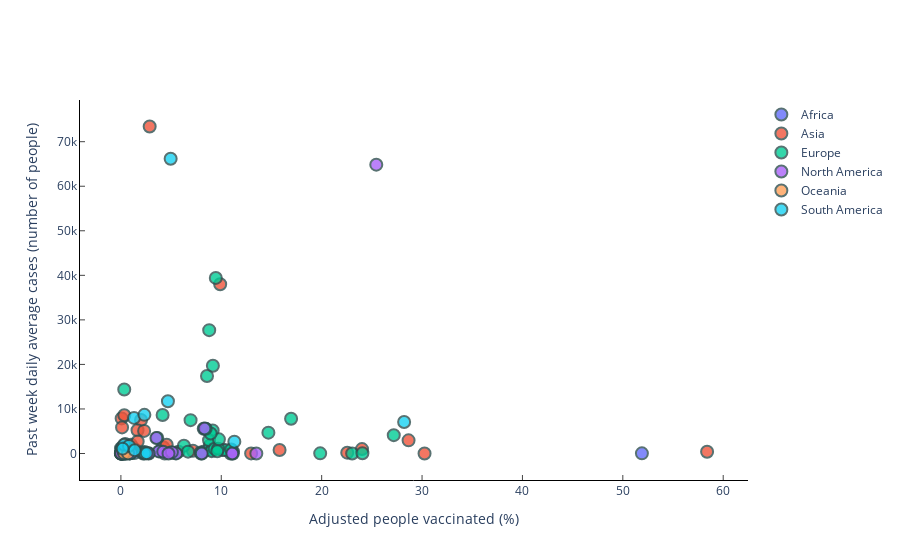

The cell this chart's notebook holds for it:
### Code cell
# https://plotly.com/python/hover-text-and-formatting/#advanced-hover-template
# https://community.plotly.com/t/hover-data-on-go-scatter-and-or-shared-legends-with-plotly-express/34239
fig_case_vac = go.Figure()

if y_col == 'past_week_daily_cases_per_100k':
    past_week_string = 'Past week daily average case per 100k'
else:
    past_week_string = 'Past week daily average'

for continent_name, continent in df_curr_case_vac.groupby('continent'):
    fig_case_vac.add_traces(go.Scatter(x=continent[x_col],
                                       y=continent[y_col],
                                       mode='markers',
                                       hoveron='points',
                                       text=continent['country_region'],
                                       customdata=continent['date_string'],
                                       hovertemplate= 
                                       "Country: %{text}<br>" +
                                       "Date: %{customdata}<br>" +
                                       past_week_string + ": %{y: .0f}<br>" +
                                       "Percent adjusted people vaccinated: %{x: .2f}%<br>" +
                                       "<extra></extra>",
                                       name=continent_name)
                           )

# Change marker size
fig_case_vac.update_traces(marker=dict(size=12,
                              opacity=0.8,
                              line=dict(width=2,
                                        color='DarkSlateGrey')),
                  selector=dict(mode='markers'))
    
# Turn background to transparent
fig_case_vac.update_layout({
'plot_bgcolor': 'rgba(0, 0, 0, 0)'})

# Turn on x-axis and y-axis lines
fig_case_vac.update_xaxes(showline=True, linewidth=1, linecolor='black', ticks="inside")
# Title
fig_case_vac.update_xaxes(title_text='Adjusted people vaccinated (%)')
# Range
# fig.update_xaxes(range=[df_curr_case_vac[x_col].min() - 2, df_curr_case_vac[x_col].max() + 2])


fig_case_vac.update_yaxes(showline=True, linewidth=1, linecolor='black', ticks="inside")
if y_col == 'past_week_daily_cases_per_100k':
    fig_case_vac.update_yaxes(title_text='Past week daily average cases (per 100K people)')
else:
    fig_case_vac.update_yaxes(title_text='Past week daily average cases (number of people)')
    
fig_case_vac.show()
# 
#

### Figure 1 — Plotly figure (JSON) as saved in the notebook; plotly's stock layout.template omitted (floating-point values rounded to 4 significant figures)
{"data": [{"customdata": ["2020-12-30", "2021-02-17", "2021-03-13", "2021-03-24", "2021-03-24", "2021-03-24", "2021-03-25", "2021-03-28", "2021-03-29", "2021-03-29", "2021-03-30", "2021-03-30", "2021-03-31", "2021-04-01", "2021-04-01", "2021-04-01", "2021-04-01", "2021-04-01", "2021-04-02", "2021-04-02", "2021-04-02", "2021-04-03", "2021-04-03", "2021-04-03", "2021-04-03", "2021-04-03", "2021-04-04", "2021-02-19", "2021-04-04"], "hoveron": "points", "hovertemplate": "Country: %{text}<br>Date: %{customdata}<br>Past week daily average: %{y: .0f}<br>Percent adjusted people vaccinated: %{x: .2f}%<br><extra></extra>", "marker": {"line": {"color": "DarkSlateGrey", "width": 2}, "opacity": 0.8, "size": 12}, "mode": "markers", "name": "Africa", "text": ["Guinea", "Mauritius", "Mozambique", "Togo", "Cabo Verde", "Ghana", "Rwanda", "Gambia", "Sao Tome and Principe", "Angola", "Uganda", "Sierra Leone", "Kenya", "Nigeria", "Mauritania", "Seychelles", "South Africa", "Equatorial Guinea", "Malawi", "Mali", "Gabon", "Namibia", "Morocco", "Zimbabwe", "Tunisia", "Cote d'Ivoire", "Senegal", "Algeria", "Egypt"], "type": "scatter", "x": [9.518e-05, 0.1511, 0.07429, 0.2542, 0.1964, 0.8046, 1.347, 0.1106, 2.218, 0.1989, 0.09859, 0.1619, 0.1504, 0.1986, 0.01469, 51.9, 0.4537, 0.5018, 0.4046, 0.001588, 0.05466, 0.04121, 11.16, 0.4471, 0.339, 0.09092, 0.9044, 0.08552, 0.07279], "y": [15.71, 1.286, 353.6, 117.9, 57.29, 237.9, 89.43, 30.29, 9.571, 47.14, 19, 3.143, 1354.0, 101.9, 22.43, 36.14, 1164, 9, 28.14, 78.86, 160.6, 200.3, 484.3, 14, 1164.0, 282.4, 71, 195.6, 698.9]}, {"customdata": ["2021-02-05", "2021-02-21", "2021-02-23", "2021-03-08", "2021-03-16", "2021-03-17", "2021-03-18", "2021-03-19", "2021-03-24", "2021-03-30", "2021-03-30", "2021-03-30", "2021-03-31", "2021-03-31", "2021-04-02", "2021-04-03", "2021-04-03", "2021-04-03", "2021-04-03", "2021-04-03", "2021-04-03", "2021-04-03", "2021-04-04", "2021-04-04", "2021-04-04", "2021-04-04", "2021-04-04", "2021-04-04", "2021-04-04", "2021-04-04", "2021-04-04", "2021-04-04", "2021-04-04", "2021-03-19", "2021-04-03", "2021-04-04", "2021-04-04", "2021-04-04", "2021-04-04"], "hoveron": "points", "hovertemplate": "Country: %{text}<br>Date: %{customdata}<br>Past week daily average: %{y: .0f}<br>Percent adjusted people vaccinated: %{x: .2f}%<br><extra></extra>", "marker": {"line": {"color": "DarkSlateGrey", "width": 2}, "opacity": 0.8, "size": 12}, "mode": "markers", "name": "Asia", "text": ["Burma", "Pakistan", "United Arab Emirates", "Kuwait", "Afghanistan", "Laos", "Kazakhstan", "Iran", "Cambodia", "Philippines", "Thailand", "Jordan", "Oman", "Georgia", "Japan", "Malaysia", "Vietnam", "Taiwan*", "Singapore", "Brunei", "Bangladesh", "Azerbaijan", "Turkey", "West Bank and Gaza", "Lebanon", "Sri Lanka", "Bahrain", "Bhutan", "India", "Indonesia", "Israel", "Korea, South", "Iraq", "Nepal", "Maldives", "Qatar", "Mongolia", "Saudi Arabia", "China"], "type": "scatter", "x": [0.3492, 0.0165, 28.66, 4.215, 0.06936, 0.2799, 0.2929, 0.07393, 0.8857, 0.3372, 0.1293, 2.005, 1.483, 0.09804, 0.4336, 1.217, 0.02688, 0.03585, 12.97, 0.03886, 1.655, 4.561, 9.89, 1.007, 1.671, 2.159, 24.02, 30.25, 2.866, 2.312, 58.4, 0.9656, 0.1156, 2.746, 22.55, 15.81, 5.74, 7.173, 4.982], "y": [278.9, 1164.0, 2948.0, 1389.0, 15.57, 0.1429, 1072.0, 7882.0, 44.57, 8586, 128.1, 7505.0, 813.1, 423.9, 2105.0, 1218.0, 4.857, 3.714, 26.43, 1, 5209.0, 1949.0, 37991, 1962, 2682.0, 208, 993.1, 2.857, 73410.0, 5075.0, 383.9, 503.1, 5863.0, 79.29, 187.3, 773.3, 415, 602.1, 172.7]}, {"customdata": ["2021-02-22", "2021-03-15", "2021-03-19", "2021-03-22", "2021-03-26", "2021-03-28", "2021-03-31", "2021-04-01", "2021-04-01", "2021-04-01", "2021-04-01", "2021-04-02", "2021-04-03", "2021-04-03", "2021-04-03", "2021-04-03", "2021-04-03", "2021-04-03", "2021-04-03", "2021-04-03", "2021-04-03", "2021-04-03", "2021-04-03", "2021-04-03", "2021-04-03", "2021-04-04", "2021-04-04", "2021-04-04", "2021-04-04", "2021-04-04", "2021-04-04", "2021-04-04", "2021-04-04", "2021-04-04", "2021-04-04", "2021-04-04", "2021-04-04", "2021-04-04", "2021-04-04", "2021-04-04", "2021-04-04", "2021-04-04", "2021-04-04", "2021-04-01"], "hoveron": "points", "hovertemplate": "Country: %{text}<br>Date: %{customdata}<br>Past week daily average: %{y: .0f}<br>Percent adjusted people vaccinated: %{x: .2f}%<br><extra></extra>", "marker": {"line": {"color": "DarkSlateGrey", "width": 2}, "opacity": 0.8, "size": 12}, "mode": "markers", "name": "Europe", "text": ["Albania", "Andorra", "Monaco", "Portugal", "Belarus", "Netherlands", "Switzerland", "Norway", "Luxembourg", "Sweden", "Ireland", "Germany", "North Macedonia", "Romania", "Malta", "United Kingdom", "San Marino", "Spain", "Latvia", "Croatia", "Cyprus", "Iceland", "Denmark", "France", "Greece", "Poland", "Russia", "Lithuania", "Moldova", "Montenegro", "Ukraine", "Serbia", "Slovakia", "Slovenia", "Bulgaria", "Austria", "Belgium", "Czechia", "Hungary", "Kosovo", "Italy", "Estonia", "Finland", "Liechtenstein"], "type": "scatter", "x": [0.1169, 5.412, 23.04, 8.294, 0.3525, 6.941, 8.875, 9.065, 7.936, 8.252, 9.046, 8.578, 0.2161, 8.471, 24.06, 27.18, 19.85, 9.142, 3.89, 6.278, 6.689, 10.93, 10.11, 9.454, 8.78, 8.797, 4.153, 10.38, 0.589, 2.365, 0.3336, 14.69, 9.337, 9.687, 3.624, 9.763, 8.946, 8.448, 16.96, 0.06905, 9.164, 11.0, 9.598, 7.997], "y": [1024.0, 32, 10.57, 467.6, 1210.0, 7491.0, 1802.0, 853.6, 247.9, 5557.0, 527.1, 17390.0, 1119.0, 5488, 58.86, 4116, 32.57, 5153.0, 496.3, 1758.0, 415.3, 6, 762.9, 39420.0, 2967.0, 27690.0, 8647.0, 775.9, 1248.0, 355.7, 14380.0, 4678.0, 1091, 1054.0, 3498.0, 3175.0, 4487.0, 5530.0, 7805.0, 986.7, 19680.0, 885.6, 507, 4.857]}, {"customdata": ["2021-02-27", "2021-03-18", "2021-03-19", "2021-03-24", "2021-03-25", "2021-03-25", "2021-03-27", "2021-03-29", "2021-03-30", "2021-03-31", "2021-04-01", "2021-04-02", "2021-04-02", "2021-04-03", "2021-04-03", "2021-04-04", "2021-04-04", "2021-04-04", "2021-03-25", "2021-03-26"], "hoveron": "points", "hovertemplate": "Country: %{text}<br>Date: %{customdata}<br>Past week daily average: %{y: .0f}<br>Percent adjusted people vaccinated: %{x: .2f}%<br><extra></extra>", "marker": {"line": {"color": "DarkSlateGrey", "width": 2}, "opacity": 0.8, "size": 12}, "mode": "markers", "name": "North America", "text": ["Trinidad and Tobago", "Bahamas", "Saint Lucia", "Grenada", "Jamaica", "Dominica", "Saint Kitts and Nevis", "Costa Rica", "Panama", "Belize", "Dominican Republic", "Barbados", "El Salvador", "Honduras", "Guatemala", "Mexico", "US", "Canada", "Antigua and Barbuda", "Saint Vincent and the Grenadines"], "type": "scatter", "x": [0.03541, 0.89, 5.513, 4.364, 0.5572, 11.15, 8.059, 3.773, 4.219, 2.775, 5.077, 11.09, 1.028, 0.2664, 0.3196, 3.535, 25.44, 8.325, 13.49, 4.741], "y": [5.429, 22.57, 18.71, 0, 563.1, 0.5714, 0, 467.9, 410.3, 0.7143, 306.9, 9.429, 95, 484.1, 414.7, 3470.0, 64840.0, 5631.0, 12.57, 4.429]}, {"customdata": ["2021-03-13", "2021-03-31"], "hoveron": "points", "hovertemplate": "Country: %{text}<br>Date: %{customdata}<br>Past week daily average: %{y: .0f}<br>Percent adjusted people vaccinated: %{x: .2f}%<br><extra></extra>", "marker": {"line": {"color": "DarkSlateGrey", "width": 2}, "opacity": 0.8, "size": 12}, "mode": "markers", "name": "Oceania", "text": ["Australia", "New Zealand"], "type": "scatter", "x": [0.3128, 0.712], "y": [11.86, 3.857]}, {"customdata": ["2021-04-01", "2021-04-01", "2021-04-02", "2021-04-02", "2021-04-03", "2021-04-03", "2021-04-03", "2021-04-03", "2021-04-04", "2021-04-04", "2021-04-04", "2021-04-04"], "hoveron": "points", "hovertemplate": "Country: %{text}<br>Date: %{customdata}<br>Past week daily average: %{y: .0f}<br>Percent adjusted people vaccinated: %{x: .2f}%<br><extra></extra>", "marker": {"line": {"color": "DarkSlateGrey", "width": 2}, "opacity": 0.8, "size": 12}, "mode": "markers", "name": "South America", "text": ["Paraguay", "Ecuador", "Venezuela", "Suriname", "Peru", "Colombia", "Bolivia", "Guyana", "Uruguay", "Chile", "Brazil", "Argentina"], "type": "scatter", "x": [0.3189, 0.8023, 0.1723, 2.366, 1.307, 2.34, 1.378, 2.572, 11.3, 28.21, 4.956, 4.685], "y": [1978.0, 1707.0, 1084.0, 5.286, 7994.0, 8673, 748, 62.71, 2661.0, 7081.0, 66180.0, 11740.0]}], "layout": {"plot_bgcolor": "rgba(0, 0, 0, 0)", "xaxis": {"linecolor": "black", "linewidth": 1, "showline": true, "ticks": "inside", "title": {"text": "Adjusted people vaccinated (%)"}}, "yaxis": {"linecolor": "black", "linewidth": 1, "showline": true, "ticks": "inside", "title": {"text": "Past week daily average cases (number of people)"}}}}
